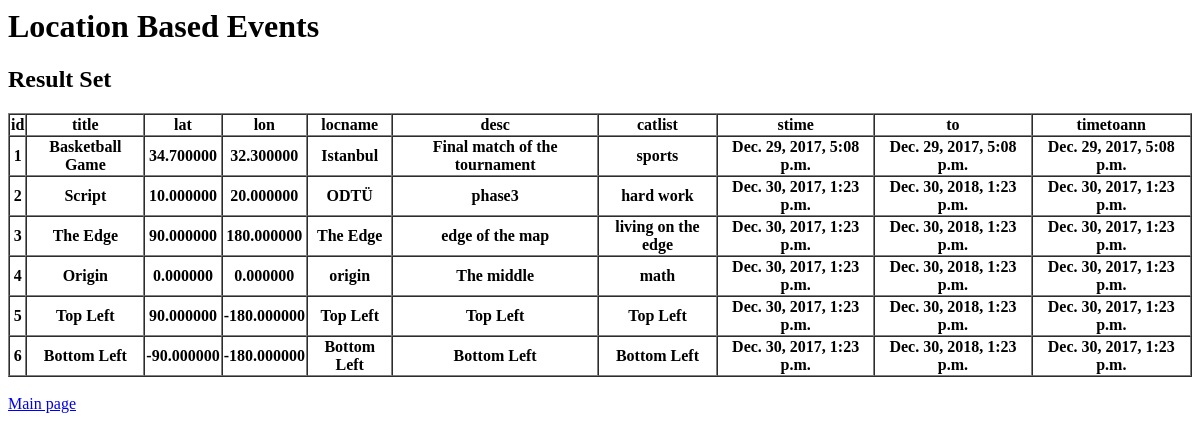
The app's page /lbevents/queryResult/1, older data.
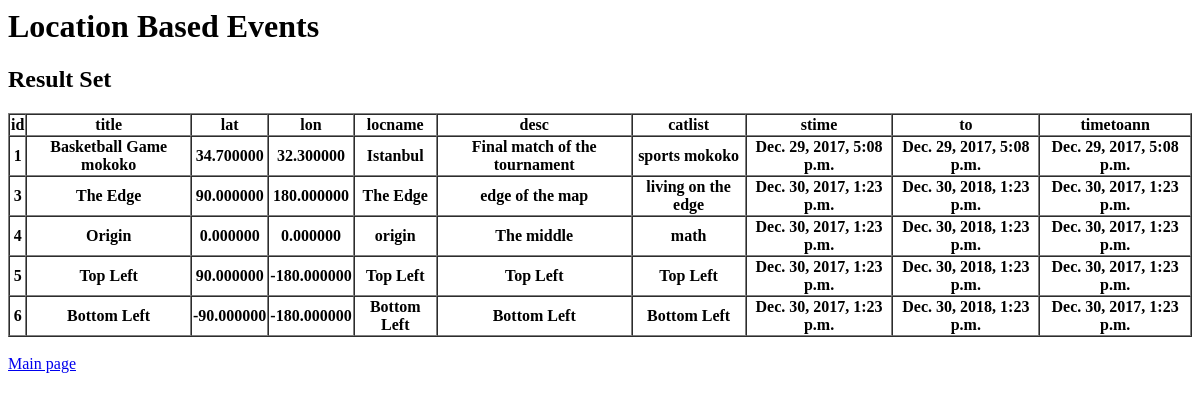
The same page, newer data.
### lbevents/models.py (models this page shows, shortened)
class Event(models.Model):
	lon = models.DecimalField(max_digits=9, decimal_places=6, validators=[validate_lon])
	lat = models.DecimalField(max_digits=9, decimal_places=6, validators=[validate_lat])
	locname = models.CharField(max_length=256)
	title = models.CharField(max_length=256)
	desc = models.CharField(max_length=256)
	catlist = models.CharField(max_length=256) # catlist is not a list but a string
	stime = models.DateTimeField()
	to = models.DateTimeField()
	timetoann = models.DateTimeField()
	Map = models.ForeignKey(EventMap, on_delete=models.CASCADE)

### lbevents/views.py (the view)
# urls.py: path('queryResult/<int:mapid>', views.searchAdvanced, name='searchadv'),
def searchAdvanced(request, mapid = None):
	m = get_object_or_404(EventMap, pk=mapid)
	events = m.event_set.filter(timetoann__lte=time.strftime("%Y-%m-%d %H:%M"))
	form = SearchAdvancedForm(request.POST)
	if form.is_valid():
		stime = form.cleaned_data['stime']
		to = form.cleaned_data['ftime']
		rect = [form.cleaned_data['lat_topleft'], form.cleaned_data['lon_topleft'], form.cleaned_data['lat_botright'], form.cleaned_data['lon_botright']]
		cat = form.cleaned_data['category']
		text = form.cleaned_data['contains']
	else:
		messages.error(request, 'Form not valid, please enter correct values.')
		return redirect(search, mapid=mapid)
	if None not in rect:
		events = events.filter(lat__lte=rect[0], lat__gte=rect[2], lon__gte=rect[1], lon__lte=rect[3])
	if stime != None and to !=None:
		events = events.filter(to__gte=stime, stime__lte=to)
	if cat != None:
		events = events.filter(catlist__icontains=cat)
	if text != None:
		events = events.filter(Q(title__icontains=text) | Q(desc__icontains=text))
	return render(request, 'queryResult.html', {'events':events})

### lbevents/templates/queryResult.html
{% extends "base.html" %}
{% block "body" %}
<h2> Result Set </h2>
<table border="1" cellspacing="0">
	<tr><th>id</th><th>title</th><th>lat</th><th>lon</th><th>locname</th><th>desc</th><th>catlist</th><th>stime</th><th>to</th><th>timetoann</th></tr>
	{% for e in events %}
	<tr><th>{{e.id}}</th><th>{{e.title}}</th><th>{{e.lat}}</th><th>{{e.lon}}</th><th>{{e.locname}}</th><th>{{e.desc}}</th><th>{{e.catlist}}</th><th>{{e.stime}}</th><th>{{e.to}}</th><th>{{e.timetoann}}</th></tr>
	{% endfor %}
</table>
{% endblock %}

### lbevents/templates/base.html (shortened to what this page needs)
<html>
    <body>
        <h1> Location Based Events </h1>
            <div>
            {% block "body" %}
            {% endblock %}
            <br></div>
        <a href="{% url 'index' %}">Main page</a>
    </body>
</html>

Row changes from the older to the newer data that the page shows:
removed Event: id "2", title "Script", lat "10.000000", lon "20.000000", locname "ODTÜ", desc "phase3", catlist "hard work", stime "Dec. 30, 2017, 1:23 p.m.", to "Dec. 30, 2018, 1:23 p.m.", timetoann "Dec. 30, 2017, 1:23 p.m."
changed Event "Istanbul": title "Basketball Game" → "Basketball Game mokoko"; catlist "sports" → "sports mokoko"
